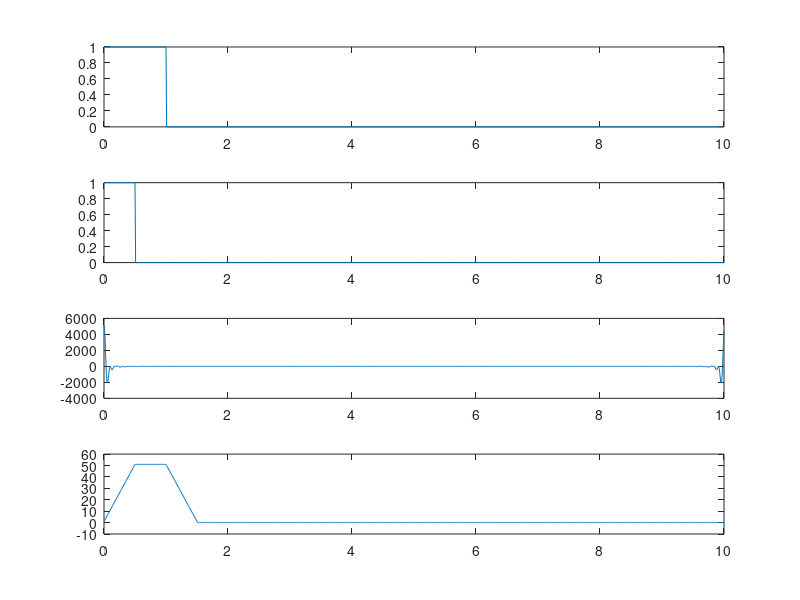

Write the MATLAB code that produced this figure.
t=0:.01:10;
x=zeros(size(t));
h=zeros(size(t));
subplot(4,1,1);
x(t>=0 & t<=1)=1;
a=fft(x);
plot(t,x);
subplot(4,1,2);

h(t>=0 & t<=0.5)=1;
b=fft(h);
plot(t,h);
subplot(4,1,3);
y=a.*b;
plot(t,y);
subplot(4,1,4);
z=ifft(y);
plot(t,z);